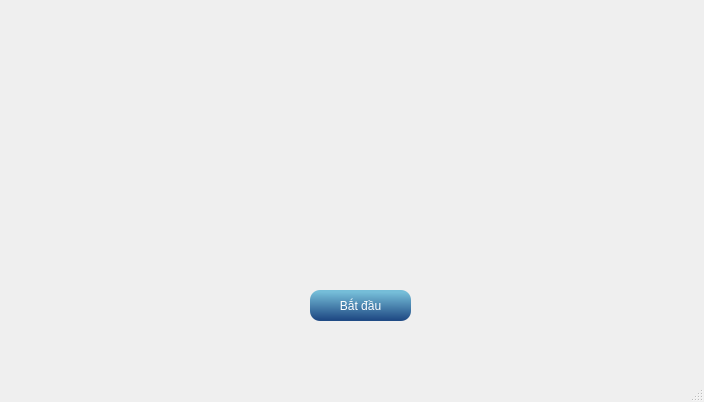
<?xml version="1.0" encoding="UTF-8"?>
<ui version="4.0">
 <class>MainWindow</class>
 <widget class="QMainWindow" name="MainWindow">
  <property name="windowModality">
   <enum>Qt::WindowModal</enum>
  </property>
  <property name="enabled">
   <bool>true</bool>
  </property>
  <property name="geometry">
   <rect>
    <x>0</x>
    <y>0</y>
    <width>704</width>
    <height>402</height>
   </rect>
  </property>
  <property name="windowTitle">
   <string>MainWindow</string>
  </property>
  <property name="autoFillBackground">
   <bool>false</bool>
  </property>
  <property name="styleSheet">
   <string notr="true">background-image: url(:/ui/update.png);</string>
  </property>
  <property name="animated">
   <bool>true</bool>
  </property>
  <property name="dockOptions">
   <set>QMainWindow::AllowTabbedDocks|QMainWindow::AnimatedDocks</set>
  </property>
  <widget class="QWidget" name="centralwidget">
   <widget class="QPushButton" name="pushButton">
    <property name="geometry">
     <rect>
      <x>310</x>
      <y>290</y>
      <width>101</width>
      <height>31</height>
     </rect>
    </property>
    <property name="styleSheet">
     <string notr="true">QPushButton {
background-color: qlineargradient(spread:pad, x1:0.502, y1:0.954545, x2:0.522, y2:0.074, stop:0 rgba(32, 75, 133), stop:1 rgba(117,189,216));
border-radius: 10px;
color: white;
}</string>
    </property>
    <property name="text">
     <string>Bắt đầu</string>
    </property>
   </widget>
  </widget>
  <widget class="QMenuBar" name="menubar">
   <property name="geometry">
    <rect>
     <x>0</x>
     <y>0</y>
     <width>704</width>
     <height>26</height>
    </rect>
   </property>
  </widget>
  <widget class="QStatusBar" name="statusbar"/>
 </widget>
 <resources>
  <include location="img.qrc"/>
 </resources>
 <connections/>
</ui>
